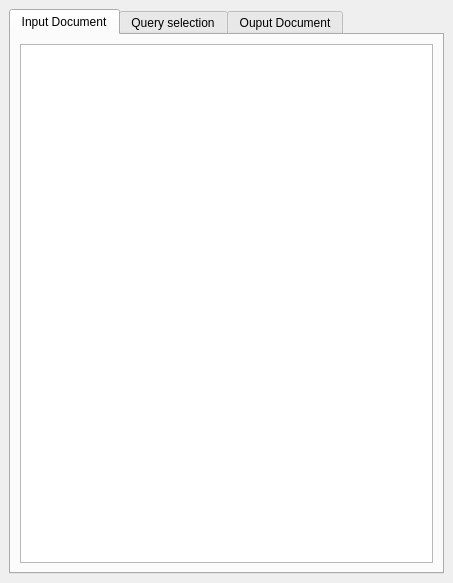
<?xml version="1.0" encoding="UTF-8"?>
<ui version="4.0">
 <class>QueryWidget</class>
 <widget class="QMainWindow" name="QueryWidget">
  <property name="geometry">
   <rect>
    <x>0</x>
    <y>0</y>
    <width>453</width>
    <height>583</height>
   </rect>
  </property>
  <property name="windowTitle">
   <string>Recipes XQuery Example</string>
  </property>
  <widget class="QWidget" name="centralwidget">
   <layout class="QVBoxLayout" name="verticalLayout_2">
    <item>
     <widget class="QTabWidget" name="tabWidget">
      <property name="currentIndex">
       <number>0</number>
      </property>
      <property name="tabsClosable">
       <bool>false</bool>
      </property>
      <widget class="QWidget" name="tab_1">
       <attribute name="title">
        <string>Input Document</string>
       </attribute>
       <layout class="QVBoxLayout" name="verticalLayout">
        <item>
         <widget class="QTextBrowser" name="inputTextEdit">
          <property name="textInteractionFlags">
           <set>Qt::NoTextInteraction</set>
          </property>
          <property name="openLinks">
           <bool>false</bool>
          </property>
         </widget>
        </item>
       </layout>
      </widget>
      <widget class="QWidget" name="tab_2">
       <attribute name="title">
        <string>Query selection</string>
       </attribute>
       <layout class="QVBoxLayout" name="verticalLayout_3">
        <item>
         <widget class="QComboBox" name="defaultQueries"/>
        </item>
        <item>
         <widget class="QTextBrowser" name="queryTextEdit">
          <property name="textInteractionFlags">
           <set>Qt::NoTextInteraction</set>
          </property>
          <property name="openLinks">
           <bool>false</bool>
          </property>
         </widget>
        </item>
       </layout>
      </widget>
      <widget class="QWidget" name="tab_3">
       <attribute name="title">
        <string>Ouput Document</string>
       </attribute>
       <layout class="QVBoxLayout" name="verticalLayout_4">
        <item>
         <widget class="QTextBrowser" name="outputTextEdit">
          <property name="textInteractionFlags">
           <set>Qt::NoTextInteraction</set>
          </property>
          <property name="openLinks">
           <bool>false</bool>
          </property>
         </widget>
        </item>
       </layout>
      </widget>
     </widget>
    </item>
   </layout>
  </widget>
 </widget>
 <resources/>
 <connections/>
</ui>
